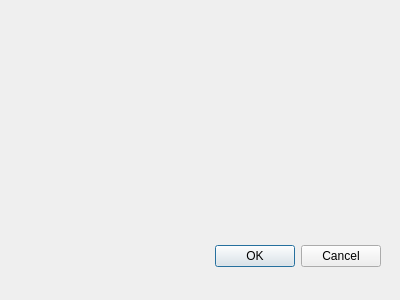
<?xml version="1.0" encoding="UTF-8"?>
<ui version="4.0">
 <class>Dialog</class>
 <widget class="QDialog" name="Dialog">
  <property name="geometry">
   <rect>
    <x>0</x>
    <y>0</y>
    <width>400</width>
    <height>300</height>
   </rect>
  </property>
  <property name="windowTitle">
   <string>Dialog</string>
  </property>
  <widget class="QDialogButtonBox" name="buttonBox">
   <property name="geometry">
    <rect>
     <x>40</x>
     <y>240</y>
     <width>341</width>
     <height>32</height>
    </rect>
   </property>
   <property name="orientation">
    <enum>Qt::Horizontal</enum>
   </property>
   <property name="standardButtons">
    <set>QDialogButtonBox::Cancel|QDialogButtonBox::Ok</set>
   </property>
  </widget>
 </widget>
 <resources/>
 <connections>
  <connection>
   <sender>buttonBox</sender>
   <signal>accepted()</signal>
   <receiver>Dialog</receiver>
   <slot>accept()</slot>
   <hints>
    <hint type="sourcelabel">
     <x>248</x>
     <y>254</y>
    </hint>
    <hint type="destinationlabel">
     <x>157</x>
     <y>274</y>
    </hint>
   </hints>
  </connection>
  <connection>
   <sender>buttonBox</sender>
   <signal>rejected()</signal>
   <receiver>Dialog</receiver>
   <slot>reject()</slot>
   <hints>
    <hint type="sourcelabel">
     <x>316</x>
     <y>260</y>
    </hint>
    <hint type="destinationlabel">
     <x>286</x>
     <y>274</y>
    </hint>
   </hints>
  </connection>
 </connections>
</ui>
